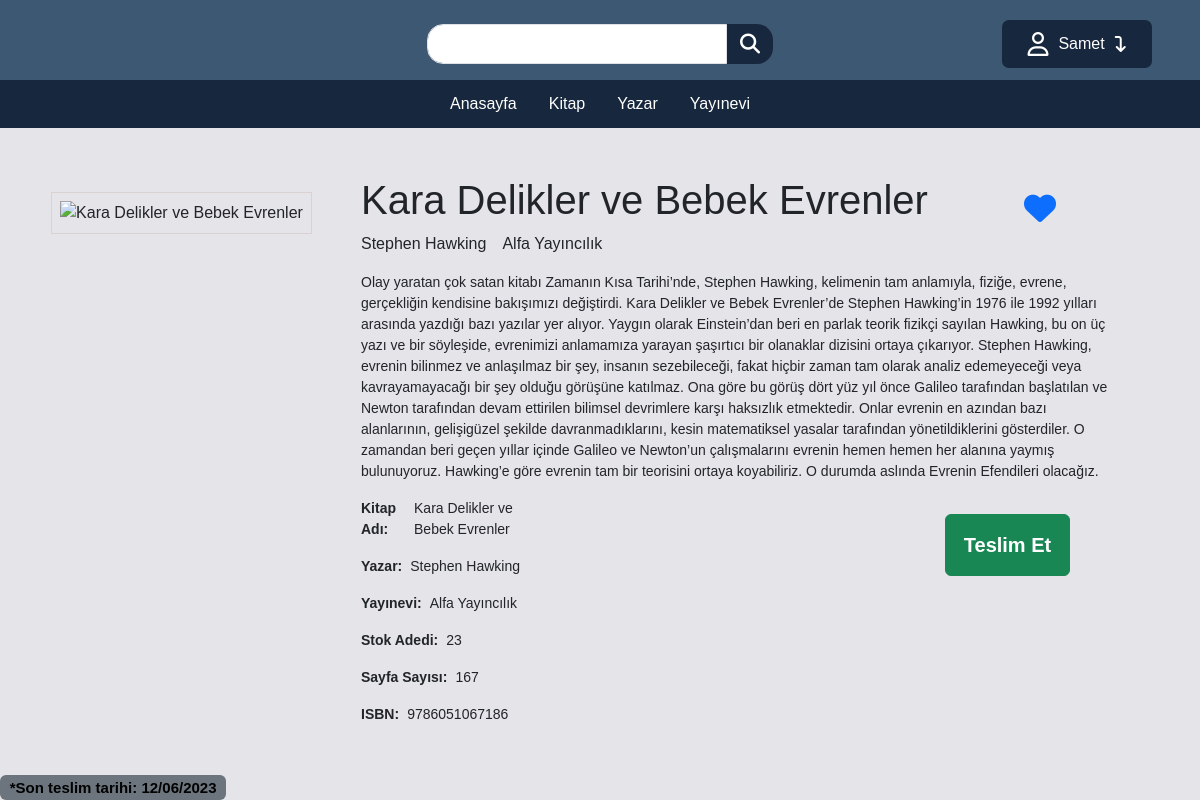
/pages/kitapdetay.php?id=75 (signed in), run on the app's committed database.
### tables this page shows
CREATE TABLE `kitap` (
  `id` int(11) NOT NULL,
  `isbn` varchar(20) NOT NULL,
  `isim` varchar(50) NOT NULL,
  `stok` int(11) NOT NULL,
  `sayfa_sayisi` int(11) NOT NULL,
  `ozet` text NOT NULL,
  `yazar_id` int(11) NOT NULL,
  `yayinevi_id` int(11) NOT NULL,
  `kategori_id` int(11) NOT NULL,
  `kapak` varchar(30) NOT NULL
);

CREATE TABLE `yazar` (
  `id` int(11) NOT NULL,
  `isim` varchar(30) NOT NULL,
  `ozgecmis` text NOT NULL,
  `resim` varchar(30) NOT NULL
);

CREATE TABLE `yayinevi` (
  `id` int(11) NOT NULL,
  `isim` varchar(40) NOT NULL
);

### pages/kitapdetay.php (the view, shortened to what this page needs)
<?php include '../php/baglan.php';?>
<!DOCTYPE html>
<html lang="en">
<head>
    <link href="https://cdn.jsdelivr.net/npm/bootstrap@5.3.0-alpha1/dist/css/bootstrap.min.css" rel="stylesheet">
    <link rel="stylesheet" href="../css/style.css">
    <link rel="stylesheet" href="../css/kitapdetay.css">
</head>
<body>
    <?php include 'header.php';?>
    <?php
        $id = $_GET['id'];
        $kitap_sorgu = $db->query("SELECT kitap.*, yazar.isim as yazar_isim,
        yayinevi.isim as yayinevi_isim, kategori.isim as kategori_isim FROM
        (((kitap inner join yazar on kitap.yazar_id = yazar.id)
        inner join yayinevi on kitap.yayinevi_id = yayinevi.id)
        inner join kategori on kitap.kategori_id = kategori.id) where kitap.id=$id")->fetchAll(PDO::FETCH_ASSOC);
        $kitap = $kitap_sorgu[0];
    ?>
    <div class="container">
        <a href="#" onclick="fav(<?= $kitap['id'] ?>)"><i id="fav" class="fa-regular fa-heart fa-2xl"></i></a>
        <div class="img-box">
            <img src="<?= str_replace('\\','/',$kitap['kapak']) ?>" alt="<?= $kitap['isim'] ?>">
        </div>
        <div class="info-box">
            <h1 class="w-75"><?= $kitap['isim'] ?></h1>
            <div class="baslik-info">
                <p><?= $kitap['yazar_isim'] ?></p>
                <p><?= $kitap['yayinevi_isim'] ?></p>
            </div>
            <div class="ozet">
                <p> <?= $kitap['ozet'] ?> </p>
            </div>
            <div class="detay w-25" style="display:inline-table;">
                <div class="detay-group">
                    <label>Kitap Adı:</label>
                    <p><?= $kitap['isim'] ?></p>
                </div>
                <div class="detay-group">
                    <label>Yazar:</label>
                    <p><?= $kitap['yazar_isim'] ?></p>
                </div>
                <div class="detay-group">
                    <label>Yayınevi:</label>
                    <p><?= $kitap['yayinevi_isim'] ?></p>
                </div>
                <div class="detay-group">
                    <label>Stok Adedi:</label>
                    <p><?= $kitap['stok'] ?></p>
                </div>
                <div class="detay-group">
                    <label>Sayfa Sayısı:</label>
                    <p><?= $kitap['sayfa_sayisi'] ?></p>
                </div>
                <div class="detay-group">
                    <label>ISBN:</label>
                    <p><?= $kitap['isbn'] ?></p>
                </div>
            </div>
            <?php
                $kullanici_id = $_SESSION['kullanici_id'];
                $kitap_id = $kitap['id'];
                $query2 = $db->query("select * from kiralama where kullanici_id=$kullanici_id and kitap_id=$kitap_id and aktiflik='1'")->fetch(PDO::FETCH_ASSOC);
            ?>
            <button onClick="teslimEt(<?= $query2['id']?>,<?= $kitap['id'] ?>)" id="teslim_buton" class="btn btn2 btn-success" style="display:none">Teslim Et</button>
        </div>
    </div>
</body>
</html>

### css/style.css (style rules this page uses)
* { font-family: sans-serif; }
body { background-color: #e5e4e9; }
.btn2 { font-weight: 700; padding: 15px 8px; width: 30%; font-size: 20px; float: right; margin: 1rem 3rem; }

### css/kitapdetay.css (style rules this page uses)
.container { display: flex; width: 75%; }
#fav { position: absolute; right:20%; margin-top: 3rem; }
.img-box { width: 30%; height: max-content; border: 1px rgb(220, 209, 209) ridge; display: flex; flex-direction: column; align-items: center; justify-content: center; }
.img-box img { margin: 2rem 0; max-height: 400px; }
.info-box { font-size: 14px; width: 70%; padding: 1rem 2.5rem; }
.info-box .baslik-info { display: flex; flex-direction: row; }
.info-box .baslik-info p { margin-right: 1rem; font-size: 16px; }
.info-box .detay-group { display: flex; flex-direction: row; }
.info-box .detay-group label { font-weight: 800; margin-right: 0.5rem; }
@media (max-width:1200px) { .container { width: 95%; } }
@media (max-width:1200px) { .img-box { width: 25%; border: 0; } }
@media (max-width:1200px) { .img-box img { max-height: 250px; border: 1px rgb(220, 209, 209) ridge; padding: 0.5rem; } }
@media (max-width:1200px) { .info-box { width: 75%; } }
@media (max-width:1200px) { .btn2 { width: 125px; } }
@media (max-width:1200px) { #fav { right:12%; } }

### data on the page
kitap: isim "Kara Delikler ve Bebek Evrenler", yazar.isim "Stephen Hawking", yayinevi.isim "Alfa Yayıncılık", ozet "Olay yaratan çok satan kitabı Zamanın Kısa Tarihi’nde, Stephen Hawking, kelimenin tam anlamıyla, fiziğe, evrene, gerçekliğin kendisine bakışımızı değiştirdi. Kara Delikler ve Bebek Evrenler’de Stephen Hawking’in 1976 ile 1992 yılları arasında yazdığı bazı yazılar yer alıyor. Yaygın olarak Einstein’dan beri en parlak teorik fizikçi sayılan Hawking, bu on üç yazı ve bir söyleşide, evrenimizi anlamamıza yarayan şaşırtıcı bir olanaklar dizisini ortaya çıkarıyor. Stephen Hawking, evrenin bilinmez ve anlaşılmaz bir şey, insanın sezebileceği, fakat hiçbir zaman tam olarak analiz edemeyeceği veya kavrayamayacağı bir şey olduğu görüşüne katılmaz. Ona göre bu görüş dört yüz yıl önce Galileo…", stok "23", sayfa_sayisi "167", isbn "9786051067186"

### other printed values
$_SESSION['kullanici_ad'] "Samet"
